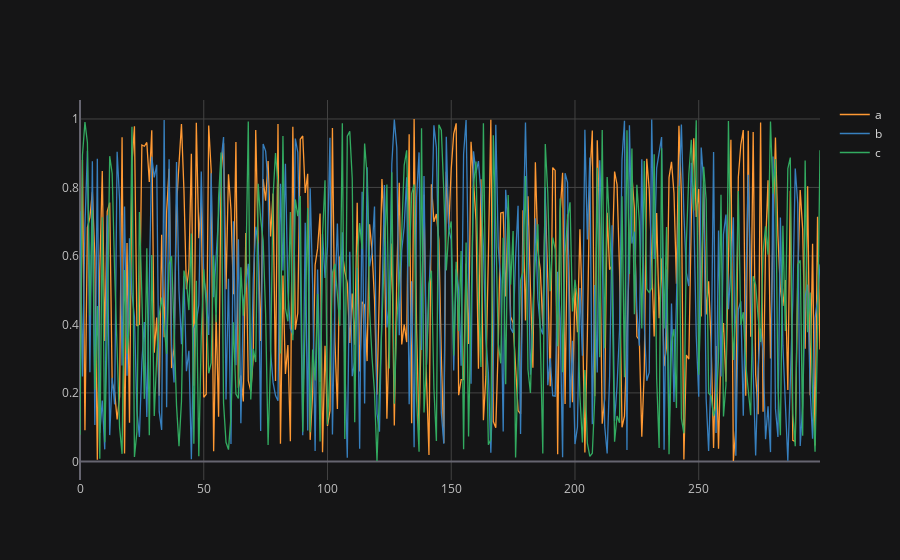

Write notebook code for a chart like this one.
### Code cell
df.iplot()

### Figure 1 — Plotly figure (JSON) as saved in the notebook; plotly's stock layout.template omitted (floating-point values rounded to 4 significant figures; data arrays with more than 128 entries replaced by an {"elided": "..."} marker saying what was removed)
{"data": [{"line": {"color": "rgba(255, 153, 51, 1.0)", "dash": "solid", "shape": "linear", "width": 1.3}, "mode": "lines", "name": "a", "text": "", "type": "scatter", "x": {"elided": "300 int values"}, "y": {"elided": "300 float values"}}, {"line": {"color": "rgba(55, 128, 191, 1.0)", "dash": "solid", "shape": "linear", "width": 1.3}, "mode": "lines", "name": "b", "text": "", "type": "scatter", "x": {"elided": "300 int values"}, "y": {"elided": "300 float values"}}, {"line": {"color": "rgba(50, 171, 96, 1.0)", "dash": "solid", "shape": "linear", "width": 1.3}, "mode": "lines", "name": "c", "text": "", "type": "scatter", "x": {"elided": "300 int values"}, "y": {"elided": "300 float values"}}], "layout": {"legend": {"bgcolor": "#151516", "font": {"color": "#D9D9D9"}}, "paper_bgcolor": "#151516", "plot_bgcolor": "#151516", "title": {"font": {"color": "#D9D9D9"}}, "xaxis": {"gridcolor": "#434343", "showgrid": true, "tickfont": {"color": "#C2C2C2"}, "title": {"font": {"color": "#D9D9D9"}, "text": ""}, "zerolinecolor": "#666570"}, "yaxis": {"gridcolor": "#434343", "showgrid": true, "tickfont": {"color": "#C2C2C2"}, "title": {"font": {"color": "#D9D9D9"}, "text": ""}, "zerolinecolor": "#666570"}}}
